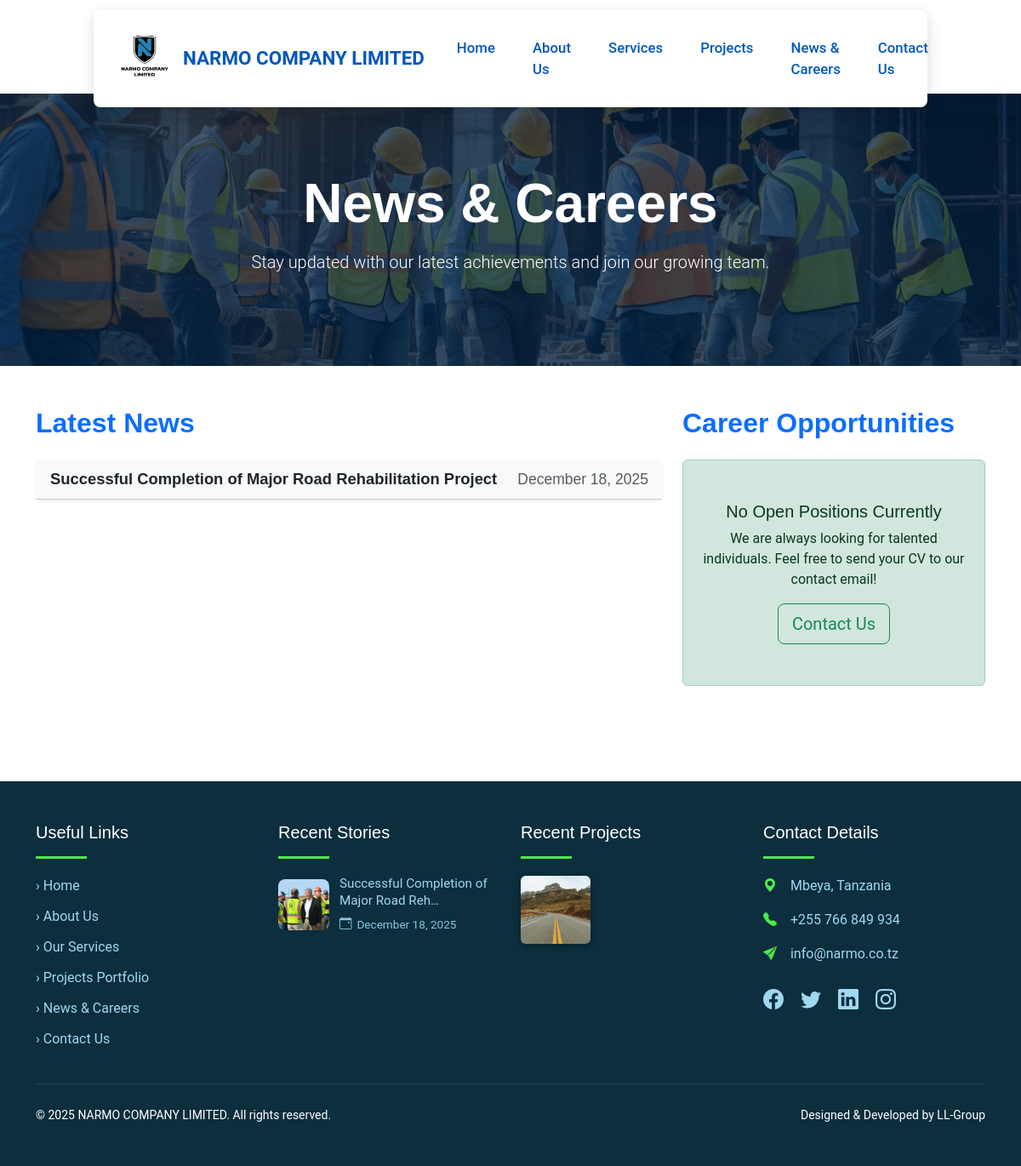
The app's page /news-careers/ with its own data.
### core/models.py (models this page shows, shortened)
class CompanyInfo(models.Model):
    intro_text = models.TextField()
    years_experience = models.IntegerField(default=0)
    completed_projects = models.IntegerField(default=0)
    tagline = models.CharField(max_length=200, default="Building Strong Roads. Creating Lasting Structures.")
    mission = models.TextField(blank=True)
    vision = models.TextField(blank=True)
    core_values = models.TextField(blank=True)
    history = models.TextField(blank=True)
    logo = models.ImageField(upload_to='logo/', blank=True, null=True,
                            help_text="Navbar logo: Transparent PNG, recommended 180-250px wide x 50-70px tall")
    hero_image = models.ImageField(upload_to='hero/', blank=True, null=True,
                                  help_text="Home page hero background: Wide landscape photo, at least 1920x1080px for full-screen sharpness")
    about_hero_image = models.ImageField(upload_to='hero/', blank=True, null=True,
                                        help_text="About page hero background - different from home")  # ← NEW
    class Meta:
        verbose_name_plural = "Company Info"  # Only one instance needed

class NewsPost(models.Model):
    title = models.CharField(max_length=200)
    date = models.DateField(auto_now_add=True)
    content = models.TextField()
    image = models.ImageField(upload_to='news/', blank=True)
    slug = models.SlugField(unique=True, blank=True)

class Project(models.Model):
    CATEGORY_CHOICES = [
        ('roads', 'Roads'),
        ('buildings', 'Buildings'),
        ('infrastructure', 'Infrastructure'),
    ]
    name = models.CharField(max_length=200)
    location = models.CharField(max_length=200)
    year = models.CharField(max_length=50)  # e.g., "2023" or "Ongoing"
    description = models.TextField()
    category = models.CharField(max_length=20, choices=CATEGORY_CHOICES)
    images = models.ManyToManyField('ProjectImage', blank=True)
    slug = models.SlugField(unique=True, blank=True)

class ProjectImage(models.Model):
    image = models.ImageField(upload_to='projects/')
    alt_text = models.CharField(max_length=200, blank=True)  # For SEO

### core/views.py (the view)
# urls.py: path('news-careers/', news_careers, name='news_careers'),
def news_careers(request):
    company = CompanyInfo.objects.first()
    news = NewsPost.objects.order_by('-date')[:10]
    jobs = JobPosting.objects.all()
    recent_news = NewsPost.objects.order_by('-date')[:3]
    recent_projects = Project.objects.order_by('-id')[:9]
    return render(request, 'core/templates/news_careers.html', {
        'company': company,
        'news': news,
        'jobs': jobs,
        'recent_news': recent_news,
        'recent_projects': recent_projects,
    })

### core/templates/news_careers.html (shortened to what this page needs)
{% extends 'core/templates/base.html' %}
{% load static %}
{% block content %}
<section class="text-white text-center py-5" style="
    background: linear-gradient(rgba(0, 31, 63, 0.75), rgba(0, 31, 63, 0.75)),
                url('{% if company.about_hero_image %}{{ company.about_hero_image.url }}{% else %}https://via.placeholder.com/1920x1080/003366/ffffff?text=About+Us+Background{% endif %}')
                no-repeat center center/cover;
    min-height: 40vh;
    display: flex;
    align-items: center;
    justify-content: center;
">
    <div class="container">
        <h1 class="display-3 fw-bold">News & Careers</h1>
        <p class="lead mt-3">Stay updated with our latest achievements and join our growing team.</p>
    </div>
</section>
<div class="container my-5 pb-5">
    <div class="row">
        <div class="col-lg-8">
            <h2 class="mb-4 text-primary fw-bold">Latest News</h2>
            {% for post in news %}
            <div class="card mb-4 shadow-sm border-0">
                <div class="card-header bg-light" id="heading{{ forloop.counter }}">
                    <h5 class="mb-0 d-flex justify-content-between align-items-center">
                        <button class="btn btn-link text-dark text-start collapsed p-0 fw-semibold"
                                type="button"
                                data-bs-toggle="collapse"
                                data-bs-target="#collapse{{ forloop.counter }}"
                                aria-expanded="false"
                                style="text-decoration: none; font-size: 1.15rem;">
                            {{ post.title }}
                        </button>
                        <small class="text-muted">{{ post.date|date:"F j, Y" }}</small>
                    </h5>
                </div>
            </div>
            {% empty %}
            <div class="alert alert-info text-center py-4">
                <p class="mb-0">No news updates at the moment. Check back soon!</p>
            </div>
            {% endfor %}
        </div>
        <div class="col-lg-4">
            <h2 class="mb-4 text-primary fw-bold">Career Opportunities</h2>
            {% for job in jobs %}
            <div class="card mb-4 shadow-sm border-0">
                <div class="card-body d-flex flex-column">
                    {% if job.pdf %}
                    <img src="{{ job.pdf.url }}"
                         class="img-fluid rounded mb-3 shadow-sm"
                         alt="Job Poster for {{ job.title }}"
                         style="max-height: 500px; width: 100%; object-fit: contain; background-color: #f8f9fa;">
                    {% else %}
                    <div class="bg-light rounded text-center py-5 mb-3">
                        <p class="text-muted">No poster image available</p>
                    </div>
                    {% endif %}
                    <h5 class="card-title text-primary mt-3">{{ job.title }}</h5>
                    <p class="text-muted mb-2"><strong>Department:</strong> {{ job.department }}</p>
                    <p class="card-text"><strong>Description:</strong><br>{{ job.description|truncatewords:50 }}</p>
                    <p class="mt-2"><strong>Qualifications:</strong><br>
                        <small>{{ job.qualifications|truncatewords:40 }}</small>
                    </p>
                    <div class="mt-auto pt-3">
                        <a href="mailto:hr@narmo.co.tz?subject={{ 'Job Application - '|add:job.title|urlencode }}"
   class="btn btn-success btn-lg w-100">
    Apply Now
</a>
                    </div>
                </div>
            </div>
            {% empty %}
            <div class="alert alert-success text-center py-5">
                <h5>No Open Positions Currently</h5>
                <p>We are always looking for talented individuals. Feel free to send your CV to our contact email!</p>
                <a href="{% url 'contact' %}" class="btn btn-outline-success btn-lg">Contact Us</a>
            </div>
            {% endfor %}
        </div>
    </div>
</div>
{% endblock %}

### core/templates/base.html (shortened to what this page needs)
<!DOCTYPE html>
<html lang="en">
<head>
    <link href="https://cdn.jsdelivr.net/npm/bootstrap@5.3.3/dist/css/bootstrap.min.css" rel="stylesheet">
</head>
<body>
    <nav class="navbar navbar-expand-lg fixed-navbar">
        <div class="container-fluid">
            <div class="col-12 col-lg-10 navbar-content">
                <div class="d-flex justify-content-between align-items-center w-100 h-100">
                    <a class="navbar-brand d-flex align-items-center" href="{% url 'home' %}">
                        {% if company.logo %}
                        <img src="{{ company.logo.url }}" alt="NARMO Logo">
                        {% endif %}
                        <span class="d-none d-md-inline">NARMO COMPANY LIMITED</span>
                    </a>
                    <div class="collapse navbar-collapse" id="navbarNav">
                        <ul class="navbar-nav ms-auto">
                            <li class="nav-item"><a class="nav-link" href="{% url 'home' %}">Home</a></li>
                            <li class="nav-item"><a class="nav-link" href="{% url 'about' %}">About Us</a></li>
                            <li class="nav-item"><a class="nav-link" href="{% url 'services' %}">Services</a></li>
                            <li class="nav-item"><a class="nav-link" href="{% url 'projects' %}">Projects</a></li>
                            <li class="nav-item"><a class="nav-link" href="{% url 'news_careers' %}">News & Careers</a></li>
                            <li class="nav-item"><a class="nav-link" href="{% url 'contact' %}">Contact Us</a></li>
                        </ul>
                    </div>
                </div>
            </div>
        </div>
    </nav>
    {% block content %}{% endblock %}
    <footer class="footer-bg text-white py-5">
        <div class="container">
            <div class="row gy-4">
                <div class="col-md-3 col-sm-6">
                    <h5 class="quick-links-title mb-3">Useful Links</h5>
                    <div class="quick-links-underline"></div>
                    <ul class="list-unstyled">
                        <li class="quick-link-item"><a href="{% url 'home' %}">› Home</a></li>
                        <li class="quick-link-item"><a href="{% url 'about' %}">› About Us</a></li>
                        <li class="quick-link-item"><a href="{% url 'services' %}">› Our Services</a></li>
                        <li class="quick-link-item"><a href="{% url 'projects' %}">› Projects Portfolio</a></li>
                        <li class="quick-link-item"><a href="{% url 'news_careers' %}">› News & Careers</a></li>
                        <li class="quick-link-item"><a href="{% url 'contact' %}">› Contact Us</a></li>
                    </ul>
                </div>
                <div class="col-md-3 col-sm-6">
                    <h5 class="quick-links-title mb-3">Recent Stories</h5>
                    <div class="quick-links-underline"></div>
                    {% for post in recent_news %}
                    <div class="news-story">
                        {% if post.image %}
                        <img src="{{ post.image.url }}" class="news-thumbnail" alt="{{ post.title }}">
                        {% else %}
                        <div class="bg-secondary news-thumbnail d-flex align-items-center justify-content-center">
                            <i class="bi bi-image text-white fs-4"></i>
                        </div>
                        {% endif %}
                        <div>
                            <a href="{% url 'news_careers' %}" class="news-story-title">{{ post.title|truncatechars:40 }}</a>
                            <div class="news-story-date">
                                <i class="bi bi-calendar-event"></i>
                                {{ post.date|date:"F j, Y" }}
                            </div>
                        </div>
                    </div>
                    {% empty %}
                    <p class="text-muted small">No recent stories available.</p>
                    {% endfor %}
                </div>
                <div class="col-md-3 col-sm-6">
                    <h5 class="projects-title mb-3">Recent Projects</h5>
                    <div class="projects-underline"></div>
                    <div class="row row-cols-3 g-2">
                        {% for project in recent_projects %}
                            {% with first_image=project.images.first %}
                                {% if first_image %}
                                <div class="col">
                                    <img src="{{ first_image.image.url }}" alt="{{ project.name }}" class="project-thumb w-100">
                                </div>
                                {% endif %}
                            {% endwith %}
                        {% empty %}
                        <p class="text-muted small">No projects yet.</p>
                        {% endfor %}
                    </div>
                </div>
                <div class="col-md-3 col-sm-6">
                    <h5 class="contact-title mb-3">Contact Details</h5>
                    <div class="contact-underline"></div>
                    <div class="contact-item">
                        <i class="bi bi-geo-alt-fill"></i>
                        Mbeya, Tanzania
                    </div>
                    <div class="contact-item">
                        <i class="bi bi-telephone-fill"></i>
                        +255 766 849 934
                    </div>
                    <div class="contact-item">
                        <i class="bi bi-send-fill"></i>
                        <a href="mailto:info@narmo.co.tz" class="footer-link text-decoration-none">
                            info@narmo.co.tz
                        </a>
                    </div>
                    <div class="social-icons mt-4">
                        <a href="https://www.facebook.com/narmocompany" target="_blank" title="Follow us on Facebook"><i class="bi bi-facebook"></i></a>
                        <a href="https://twitter.com/narmo_company" target="_blank" title="Follow us on X (Twitter)"><i class="bi bi-twitter"></i></a>
                        <a href="https://www.linkedin.com/company/narmo-company-limited" target="_blank" title="Connect on LinkedIn"><i class="bi bi-linkedin"></i></a>
                        <a href="https://www.instagram.com/narmo_company" target="_blank" title="Follow us on Instagram"><i class="bi bi-instagram"></i></a>
                    </div>
                </div>
            </div>
            <hr class="my-4 border-secondary">
            <div class="row align-items-center text-center text-md-start">
                <div class="col-md-6">
                    <small>&copy; 2025 NARMO COMPANY LIMITED. All rights reserved.</small>
                </div>
                <div class="col-md-6 text-md-end">
                    <small>Designed & Developed by LL-Group</small>
                </div>
            </div>
        </div>
    </footer>
    <link rel="stylesheet" href="https://cdn.jsdelivr.net/npm/bootstrap-icons@1.11.3/font/bootstrap-icons.min.css">
</body>
</html>

### core/templates/base.html (style rules this page uses)
body { font-family: 'Roboto', sans-serif; }
h1, h2, h3, h4, h5 { font-family: 'Poppins', sans-serif; }
.footer-bg { background-color: #0c2e3d; }
.footer-link { color: #a0d8ef; transition: color 0.3s; }
.project-thumb { height: 80px; object-fit: cover; border-radius: 6px; box-shadow: 0 2px 8px rgba(0,0,0,0.3); }
.quick-links-title { color: #ffffff; font-size: 1.25rem; }
.quick-links-underline { border-bottom: 3px solid #4de94b; width: 60px; margin-bottom: 20px; }
.quick-link-item { margin-bottom: 12px; font-size: 1rem; }
.quick-link-item a { color: #a0d8ef; text-decoration: none; }
.contact-title { color: #ffffff; font-size: 1.25rem; }
.contact-underline { border-bottom: 3px solid #4de94b; width: 60px; margin-bottom: 20px; }
.contact-item { margin-bottom: 16px; color: #a0d8ef; font-size: 1rem; }
.contact-item i { margin-right: 12px; color: #4de94b; }
.social-icons a { color: #a0d8ef; font-size: 1.5rem; margin-right: 16px; transition: color 0.3s; }
.news-thumbnail { width: 60px; height: 60px; object-fit: cover; border-radius: 8px; margin-right: 12px; flex-shrink: 0; }
.news-story { display: flex; align-items: center; margin-bottom: 20px; }
.news-story-title { color: #a0d8ef; font-size: 0.95rem; text-decoration: none; line-height: 1.3; display: block; }
.news-story-date { color: #88c8dd; font-size: 0.85rem; display: flex; align-items: center; margin-top: 6px; }
.news-story-date i { margin-right: 6px; font-size: 0.9rem; }
.projects-title { color: #ffffff; font-size: 1.25rem; }
.projects-underline { border-bottom: 3px solid #4de94b; width: 60px; margin-bottom: 20px; }
.fixed-navbar { position: fixed; top: 0; left: 0; right: 0; background-color: transparent; padding: 12px 0; box-shadow: 0 4px 12px rgba(0,0,0,0.1); z-index: 1030; }
.navbar-content { background-color: #ffffff; border-radius: 8px; padding: 12px 30px; box-shadow: 0 4px 15px rgba(0,0,0,0.15); }
.fixed-navbar .navbar-brand img { height: 80px; max-width: 260px; }
.fixed-navbar .navbar-brand span { color: #0158ba; font-weight: bold; font-size: 1.4rem; margin-left: 15px; }
.fixed-navbar .navbar-nav .nav-link { color: #0158ba !important; font-weight: 500; font-size: 1.05rem; padding: 10px 22px !important; transition: color 0.3s ease; }
body { padding-top: 110px; }

### records on screen
CompanyInfo: logo (picture), about_hero_image (picture)
NewsPost: title "Successful Completion of Major Road Rehabilitation Project", date "December 18, 2025", image (picture), title "Successful Completion of Major Road Reh…"
Project: images.first.image (picture)
